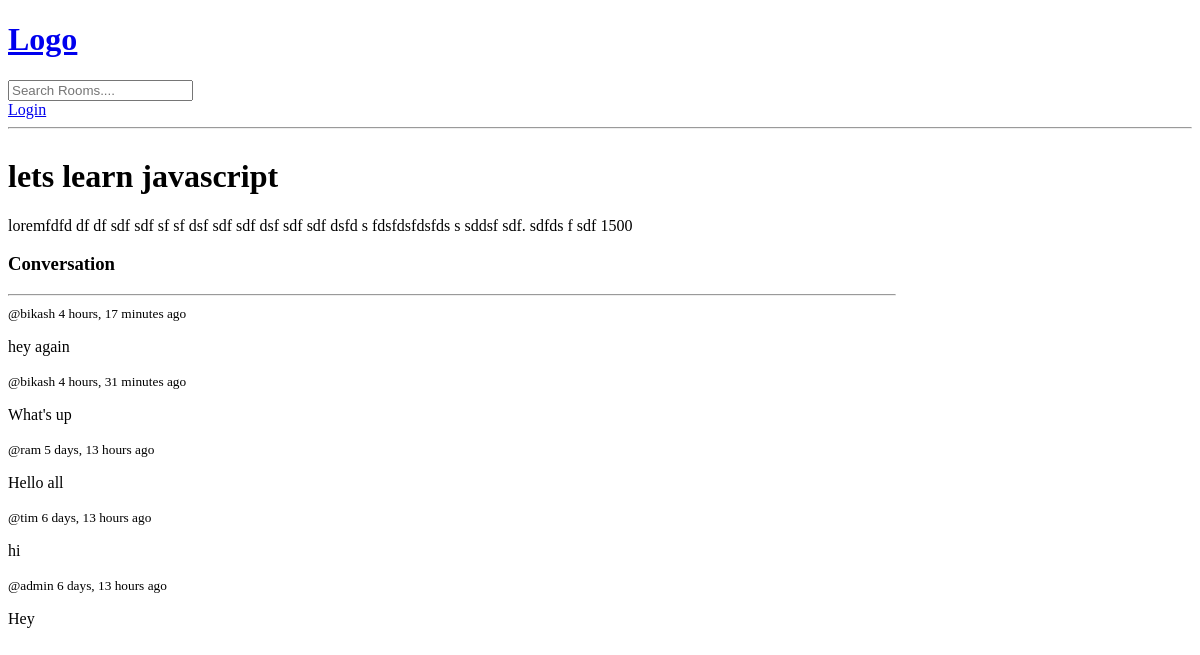
The app's page /room/1/, older data.
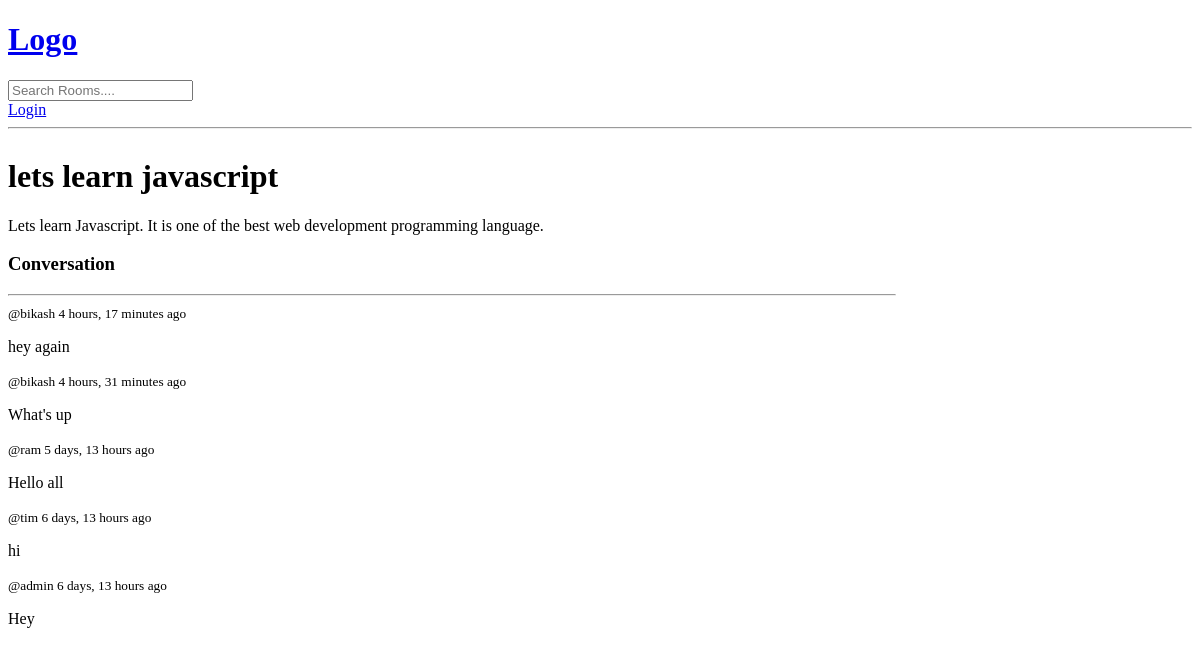
The same page, newer data.
### base/models.py (models this page shows, shortened)
class Room(models.Model):
    host = models.ForeignKey(User,on_delete=models.SET_NULL,null=True)
    topic =models.ForeignKey(Topic,on_delete=models.SET_NULL,null=True)
    name = models.CharField(max_length=100)
    description = models.TextField(null=True, blank = True)
    participants = models.ManyToManyField(User,related_name='participants',blank=True)
    updated = models.DateTimeField(auto_now=True)
    created = models.DateTimeField(auto_now_add=True)
    class Meta:
        ordering = ['-updated', '-created']

### base/views.py (the view, shortened to what this page needs)
# urls.py: path('room/<str:pk>/', views.room, name='room'),
def room(request,pk):
    room = Room.objects.get(id = pk)
    room_messages = room.message_set.all()
    participants = room.participants.all()
    context = {'room':room,"room_messages":room_messages,"participants":participants}
    return render(request,"base/room.html",context)

### base/templates/base/room.html (shortened to what this page needs)
{%extends 'main.html'%} {% block content %}
<div class="room-container">
  <div>
    <h1>{{room.name}}</h1>
    <p>{{room.description}}</p>
    <div class="comment-wrapper">
      <h3>Conversation</h3>
      <hr />
      {% for message in room_messages %}
      <div>
        <small>@{{message.user}} {{message.created |timesince}} ago</small>
        <p>{{message.body}}</p>
      </div>
      {% endfor %}
    </div>
 {%endblock%}

Row changes from the older to the newer data that the page shows:
changed Room "lets learn javascript": description "loremfdfd df df sdf sdf sf sf dsf sdf sdf dsf sdf sdf dsfd s fdsfdsfdsfds s sddsf sdf. sdfds f sdf 1500" → "Lets learn Javascript. It is one of the best web development programming language."
